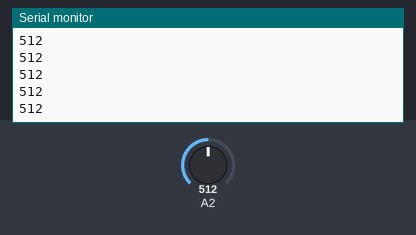
Bench run of a sketch on a simulated Arduino Uno, built with avr-gcc and run on an emulated ATmega328P. Parts: the last lines printed to the serial monitor. The test bench sets the inputs (shaded band); at power-on: A2 = 512.

Above: at 1.2 s.
1.3 s: A2 set to 716
At 1.9 s:
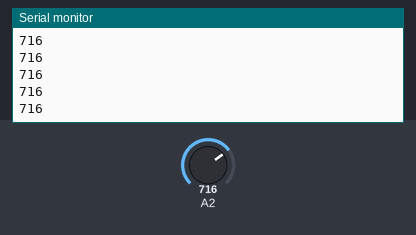
2.8 s: A2 set to 900
At 3.9 s:
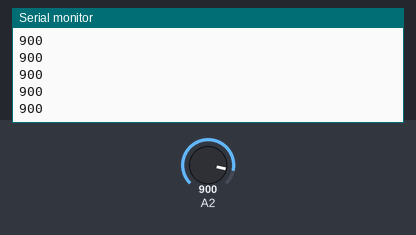
Timing chart, 0 to 5.8 s (numbered marks = the images above; inputs shaded):
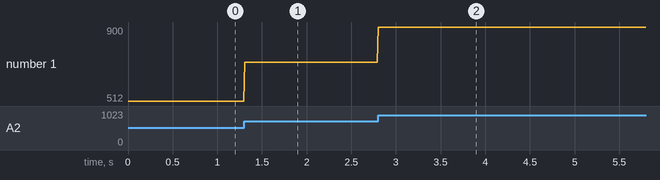

The sketch:

AlvaPlates.ino
```cpp
  /***********************************************
   * App variables
   ***********************************************/
  const boolean VERBOSE = true;

  /***********************************************
   * Motor variables
   ***********************************************/
  const int MOTOR_PIN  = 1;   // pin of the motor
  const int MOTOR_OFF  = 0;   // vibration speed when off
  const int MOTOR_ON   = 125; // intensity of vibration
  const int MOTOR_TIME = 1000; // time to vibrate

  /***********************************************
   * Piezo sensor variables
   ***********************************************/
  const int TRIGGER_THRESH = 950;

  void setup() {
    // put your setup code here, to run once:
    if( VERBOSE ) Serial.begin(9600);
  }

  void loop()
  {
    int piezoSensor = analogRead(2);

    if( VERBOSE ) Serial.println(piezoSensor);

    if( piezoSensor > TRIGGER_THRESH){
      analogWrite( MOTOR_PIN, MOTOR_ON );
      delay( MOTOR_TIME );
    }else  {
      analogWrite( MOTOR_PIN, MOTOR_OFF );
    }

    delay(10);
  }
```

Measured:
- after the input at 1.3 s, the serial monitor: prints a new line at once (image 1)
- after the input at 2.8 s, the serial monitor: prints a new line at once (image 2)
- plotted number 1: 512 → 716 after the input at 1.3 s, 716 → 900 after the input at 2.8 s
